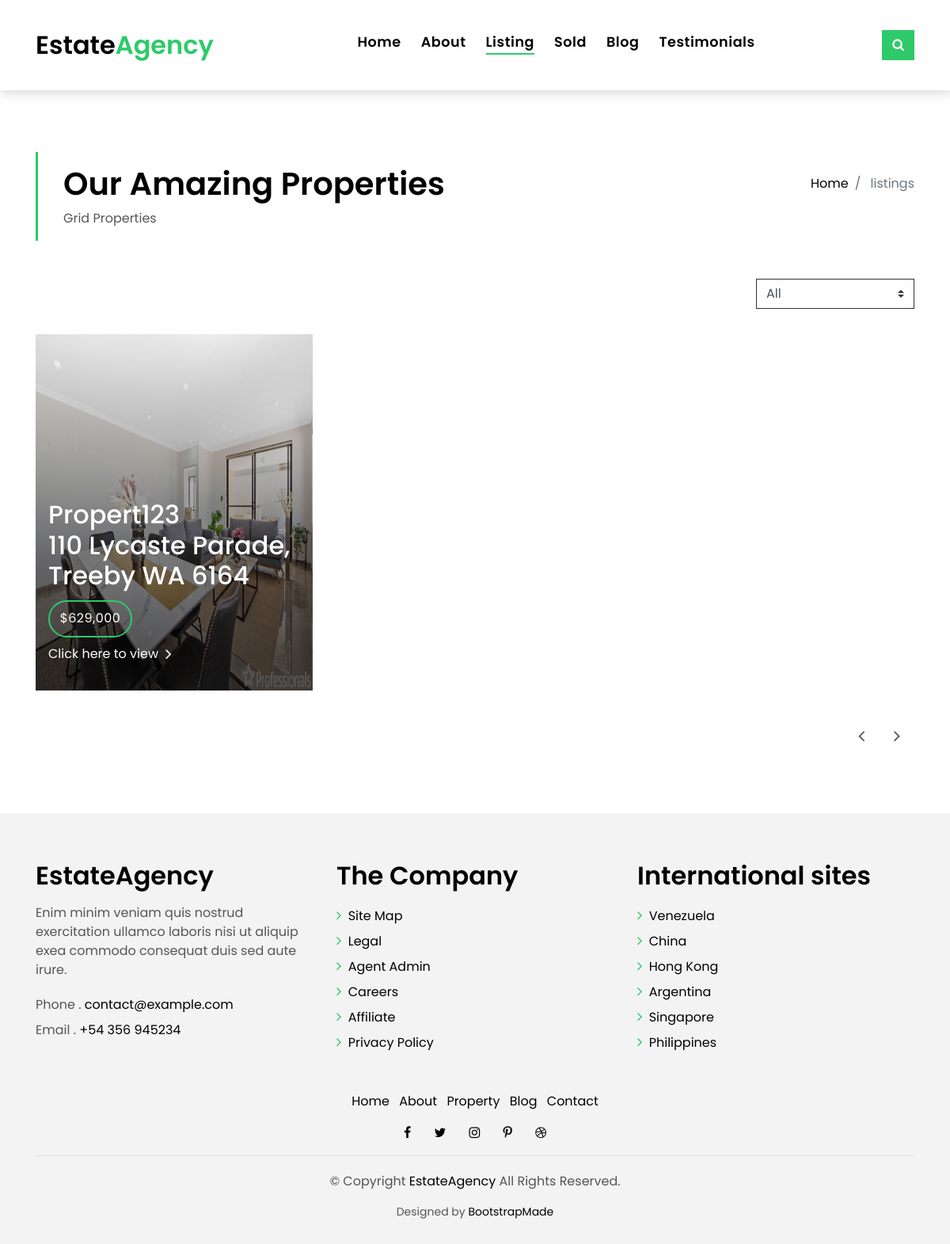
Page /listings on the earlier database version.
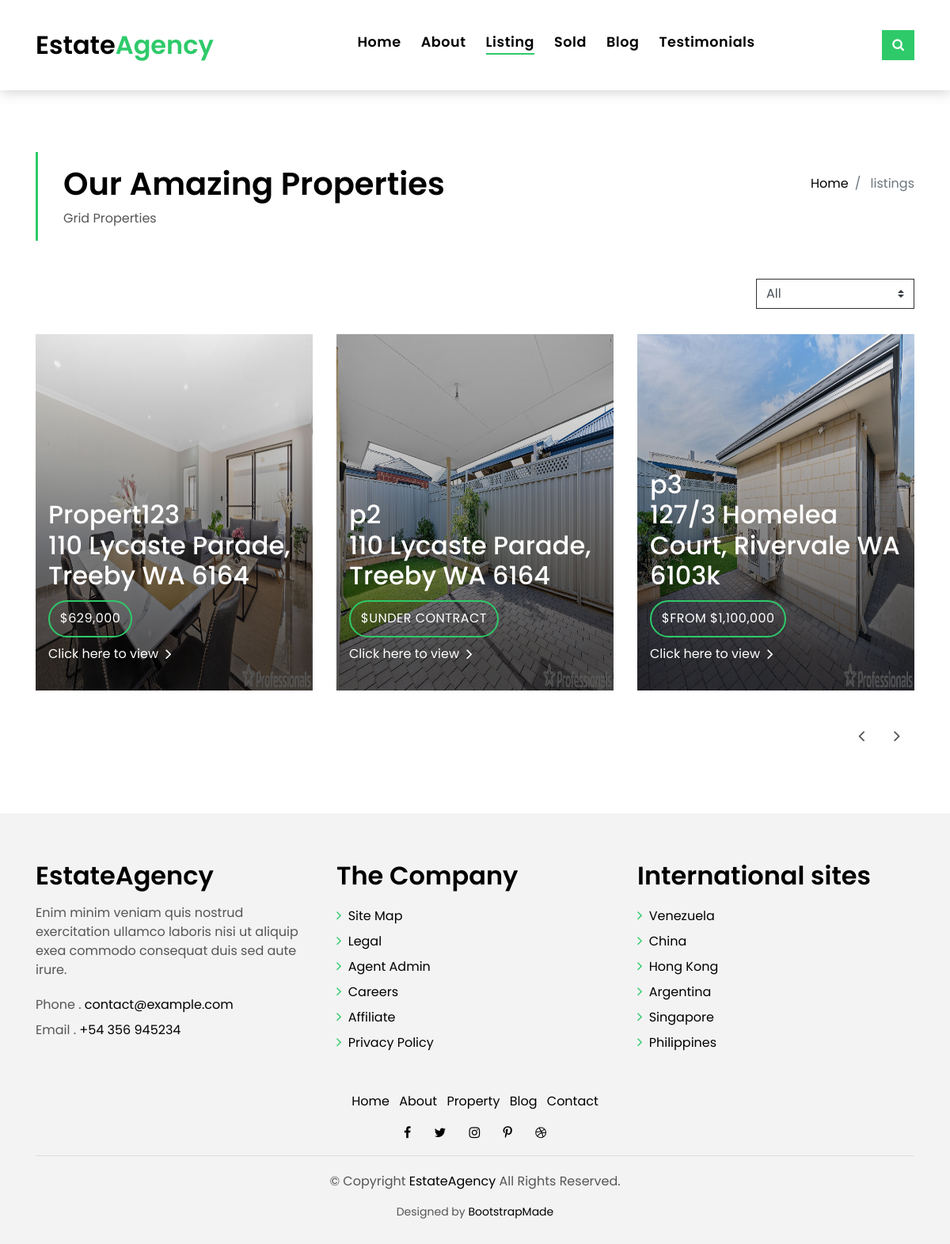
Same page on the later database version.
### pages/models.py (models this page shows, shortened)
class Listing(models.Model):
    title = models.CharField(max_length=255)
    address = models.CharField(max_length=200)
    description = models.TextField(blank=True)
    price = models.CharField(max_length=20)
    bedrooms = models.IntegerField(blank=True)
    bathrooms = models.IntegerField(default=2, blank=True)
    garage = models.IntegerField(default=2, blank=True)
    area = models.IntegerField(blank=True)
    lot_size = models.IntegerField(null=True, blank=True)
    photo_main = models.ImageField(upload_to='photos/%Y/%m/%d', validators=[validate_image_size])
    photo_1 = models.ImageField(upload_to='photos/%Y/%m/%d', blank=True, validators=[validate_image_size])
    photo_2 = models.ImageField(upload_to='photos/%Y/%m/%d', blank=True, validators=[validate_image_size])
    photo_3 = models.ImageField(upload_to='photos/%Y/%m/%d', blank=True, validators=[validate_image_size])
    photo_4 = models.ImageField(upload_to='photos/%Y/%m/%d', blank=True, validators=[validate_image_size])
    photo_5 = models.ImageField(upload_to='photos/%Y/%m/%d', blank=True, validators=[validate_image_size])
    photo_6 = models.ImageField(upload_to='photos/%Y/%m/%d', blank=True, validators=[validate_image_size])
    photo_7 = models.ImageField(upload_to='photos/%Y/%m/%d', blank=True, validators=[validate_image_size])
    photo_8 = models.ImageField(upload_to='photos/%Y/%m/%d', blank=True, validators=[validate_image_size])
    photo_9 = models.ImageField(upload_to='photos/%Y/%m/%d', blank=True, validators=[validate_image_size])
    photo_10 = models.ImageField(upload_to='photos/%Y/%m/%d', blank=True, validators=[validate_image_size])
    photo_11 = models.ImageField(upload_to='photos/%Y/%m/%d', blank=True, validators=[validate_image_size])
    photo_12 = models.ImageField(upload_to='photos/%Y/%m/%d', blank=True, validators=[validate_image_size])
    photo_13 = models.ImageField(upload_to='photos/%Y/%m/%d', blank=True, validators=[validate_image_size])
    photo_14 = models.ImageField(upload_to='photos/%Y/%m/%d', blank=True, validators=[validate_image_size])
    photo_15 = models.ImageField(upload_to='photos/%Y/%m/%d', blank=True, validators=[validate_image_size])
    photo_16 = models.ImageField(upload_to='photos/%Y/%m/%d', blank=True, validators=[validate_image_size])
    photo_17 = models.ImageField(upload_to='photos/%Y/%m/%d', blank=True, validators=[validate_image_size])
    photo_18 = models.ImageField(upload_to='photos/%Y/%m/%d', blank=True, validators=[validate_image_size])
    floor_plan = models.FileField(upload_to='floor_plans/%Y/%m/%d', blank=True, null=True)
    video = models.URLField(blank=True)
    home_open = models.CharField(max_length=200, blank=True)
    is_published = models.BooleanField(default=True)
    list_date = models.DateTimeField(default=datetime.now, blank=True)
    qr_code = models.ImageField(upload_to='qr_codes/', blank=True, null=True)
    sold = models.BooleanField(default=False)
    sold_date = models.DateTimeField(blank=True, null=True)
    class Meta:
        verbose_name_plural = "Listings"

### pages/views.py (the view)
# urls.py: path('listings', views.listings, name='listings'),
def listings(request):
    all_listings = Listing.objects.all()
    return render(request, 'listings.html', {'listings': all_listings})

### pages/templates/listings.html (shortened to what this page needs)
{% load static %}
<!DOCTYPE html>
<html lang="en">
<head>
  <link href="{% static 'lib/bootstrap/css/bootstrap.min.css' %}" rel="stylesheet">
  <link href="{% static 'lib/font-awesome/css/font-awesome.min.css' %}" rel="stylesheet">
  <link href="{% static 'lib/animate/animate.min.css' %}" rel="stylesheet">
  <link href="{% static 'lib/ionicons/css/ionicons.min.css' %}" rel="stylesheet">
  <link href="{% static 'lib/owlcarousel/assets/owl.carousel.min.css' %}" rel="stylesheet">
  <link href="{% static 'css/style.css' %}" rel="stylesheet">
</head>
<body>
  <nav class="navbar navbar-default navbar-trans navbar-expand-lg fixed-top">
    <div class="container">
      <a class="navbar-brand text-brand" href="{% url 'home' %}">Estate<span class="color-b">Agency</span></a>
      <div class="navbar-collapse collapse justify-content-center" id="navbarDefault">
        <ul class="navbar-nav">
          <li class="nav-item">
            <a class="nav-link" href="{% url 'home' %}">Home</a>
          </li>
          <li class="nav-item">
            <a class="nav-link" href="{% url 'about' %}">About</a>
          </li>
          <li class="nav-item">
            <a class="nav-link active" href="{% url 'listings' %}">Listing</a>
          </li>
          <li class="nav-item">
            <a class="nav-link" href="{% url 'sold' %}">Sold</a>
          </li>
          <li class="nav-item">
            <a class="nav-link" href="{% url 'blogs' %}">Blog</a>
          </li>
          <li class="nav-item">
            <a class="nav-link" href="{% url 'contact' %}">Testimonials</a>
          </li>
        </ul>
      </div>
      <button type="button" class="btn btn-b-n navbar-toggle-box-collapse d-none d-md-block" data-toggle="collapse"
        data-target="#navbarTogglerDemo01" aria-expanded="false">
        <span class="fa fa-search" aria-hidden="true"></span>
      </button>
    </div>
  </nav>
  <section class="intro-single">
    <div class="container">
      <div class="row">
        <div class="col-md-12 col-lg-8">
          <div class="title-single-box">
            <h1 class="title-single">Our Amazing Properties</h1>
            <span class="color-text-a">Grid Properties</span>
          </div>
        </div>
        <div class="col-md-12 col-lg-4">
          <nav aria-label="breadcrumb" class="breadcrumb-box d-flex justify-content-lg-end">
            <ol class="breadcrumb">
              <li class="breadcrumb-item">
                <a href="{% url 'home' %}">Home</a>
              </li>
              <li class="breadcrumb-item active" aria-current="page">
                listings
              </li>
            </ol>
          </nav>
        </div>
      </div>
    </div>
  </section>
  <section class="property-grid grid">
    <div class="container">
        <div class="row">
            <div class="col-sm-12">
                <div class="grid-option">
                    <form>
                        <select class="custom-select">
                            <option selected>All</option>
                        </select>
                    </form>
                </div>
            </div>
            {% for listing in listings %}
            <div class="col-md-4">
                <div class="card-box-a card-shadow">
                    <div class="img-box-a">
                        <img src="{{ listing.photo_main.url }}" alt="" class="img-a img-fluid" style="height: 450px;">
                    </div>
                    <div class="card-overlay">
                        <div class="card-overlay-a-content">
                            <div class="card-header-a">
                                <h2 class="card-title-a">
                                    <a href="#">{{ listing.title }}
                                        <br /> {{ listing.address }}</a>
                                </h2>
                            </div>
                            <div class="card-body-a">
                                <div class="price-box d-flex">
                                    <span class="price-a">${{ listing.price }}</span>
                                </div>
                                <a href="{% url 'listing_detail' listing.id %}" class="link-a">Click here to view
                                    <span class="ion-ios-arrow-forward"></span>
                                </a>
                            </div>
                        </div>
                    </div>
                </div>
            </div>
            {% endfor %}
        </div>
        <div class="row">
            <div class="col-sm-12">
                <nav class="pagination-a">
                    <ul class="pagination justify-content-end">
                        {% if listings.has_previous %}
                        <li class="page-item">
                            <a class="page-link" href="?page={{ listings.previous_page_number }}" tabindex="-1">
                                <span class="ion-ios-arrow-back"></span>
                            </a>
                        </li>
                        {% else %}
                        <li class="page-item disabled">
                            <a class="page-link" href="#" tabindex="-1">
                                <span class="ion-ios-arrow-back"></span>
                            </a>
                        </li>
                        {% endif %}
                        {% if listings.has_next %}
                        <li class="page-item next">
                            <a class="page-link" href="?page={{ listings.next_page_number }}">
                                <span class="ion-ios-arrow-forward"></span>
                            </a>
                        </li>
                        {% else %}
                        <li class="page-item disabled">
                            <a class="page-link" href="#">
                                <span class="ion-ios-arrow-forward"></span>
                            </a>
                        </li>
                        {% endif %}
                    </ul>
                </nav>
            </div>
        </div>
    </div>
</section>
  <section class="section-footer">
    <div class="container">
      <div class="row">
        <div class="col-sm-12 col-md-4">
          <div class="widget-a">
            <div class="w-header-a">
              <h3 class="w-title-a text-brand">EstateAgency</h3>
            </div>
            <div class="w-body-a">
              <p class="w-text-a color-text-a">
                Enim minim veniam quis nostrud exercitation ullamco laboris nisi ut aliquip exea commodo consequat duis
                sed aute irure.
              </p>
            </div>
            <div class="w-footer-a">
              <ul class="list-unstyled">
                <li class="color-a">
                  <span class="color-text-a">Phone .</span> contact@example.com</li>
                <li class="color-a">
                  <span class="color-text-a">Email .</span> +54 356 945234</li>
              </ul>
            </div>
          </div>
        </div>
        <div class="col-sm-12 col-md-4 section-md-t3">
          <div class="widget-a">
            <div class="w-header-a">
              <h3 class="w-title-a text-brand">The Company</h3>
            </div>
            <div class="w-body-a">
              <div class="w-body-a">
                <ul class="list-unstyled">
                  <li class="item-list-a">
                    <i class="fa fa-angle-right"></i> <a href="#">Site Map</a>
                  </li>
                  <li class="item-list-a">
                    <i class="fa fa-angle-right"></i> <a href="#">Legal</a>
                  </li>
                  <li class="item-list-a">
                    <i class="fa fa-angle-right"></i> <a href="#">Agent Admin</a>
                  </li>
                  <li class="item-list-a">
                    <i class="fa fa-angle-right"></i> <a href="#">Careers</a>
                  </li>
                  <li class="item-list-a">
                    <i class="fa fa-angle-right"></i> <a href="#">Affiliate</a>
                  </li>
                  <li class="item-list-a">
                    <i class="fa fa-angle-right"></i> <a href="#">Privacy Policy</a>
                  </li>
                </ul>
              </div>
            </div>
          </div>
        </div>
        <div class="col-sm-12 col-md-4 section-md-t3">
          <div class="widget-a">
            <div class="w-header-a">
              <h3 class="w-title-a text-brand">International sites</h3>
            </div>
            <div class="w-body-a">
              <ul class="list-unstyled">
                <li class="item-list-a">
                  <i class="fa fa-angle-right"></i> <a href="#">Venezuela</a>
                </li>
                <li class="item-list-a">
                  <i class="fa fa-angle-right"></i> <a href="#">China</a>
                </li>
                <li class="item-list-a">
                  <i class="fa fa-angle-right"></i> <a href="#">Hong Kong</a>
                </li>
                <li class="item-list-a">
                  <i class="fa fa-angle-right"></i> <a href="#">Argentina</a>
                </li>
                <li class="item-list-a">
                  <i class="fa fa-angle-right"></i> <a href="#">Singapore</a>
                </li>
                <li class="item-list-a">
                  <i class="fa fa-angle-right"></i> <a href="#">Philippines</a>
                </li>
              </ul>
            </div>
          </div>
        </div>
      </div>
    </div>
  </section>
  <footer>
    <div class="container">
      <div class="row">
        <div class="col-md-12">
          <nav class="nav-footer">
            <ul class="list-inline">
              <li class="list-inline-item">
                <a href="#">Home</a>
              </li>
              <li class="list-inline-item">
                <a href="#">About</a>
              </li>
              <li class="list-inline-item">
                <a href="#">Property</a>
              </li>
              <li class="list-inline-item">
                <a href="#">Blog</a>
              </li>
              <li class="list-inline-item">
                <a href="#">Contact</a>
              </li>
            </ul>
          </nav>
          <div class="socials-a">
            <ul class="list-inline">
              <li class="list-inline-item">
                <a href="#">
                  <i class="fa fa-facebook" aria-hidden="true"></i>
                </a>
              </li>
              <li class="list-inline-item">
                <a href="#">
                  <i class="fa fa-twitter" aria-hidden="true"></i>
                </a>
              </li>
              <li class="list-inline-item">
                <a href="#">
                  <i class="fa fa-instagram" aria-hidden="true"></i>
                </a>
              </li>
              <li class="list-inline-item">
                <a href="#">
                  <i class="fa fa-pinterest-p" aria-hidden="true"></i>
                </a>
              </li>
              <li class="list-inline-item">
                <a href="#">
                  <i class="fa fa-dribbble" aria-hidden="true"></i>
                </a>
              </li>
            </ul>
          </div>
          <div class="copyright-footer">
            <p class="copyright color-text-a">
              &copy; Copyright
              <span class="color-a">EstateAgency</span> All Rights Reserved.
            </p>
          </div>
          <div class="credits">
            Designed by <a href="https://bootstrapmade.com/">BootstrapMade</a>
          </div>
        </div>
      </div>
    </div>
  </footer>
</body>
</html>

Differences in the rows shown:
added Listing: photo_main (picture), title "p2", address "110 Lycaste Parade, Treeby WA 6164", price "UNDER CONTRACT"
added Listing: photo_main (picture), title "p3", address "127/3 Homelea Court, Rivervale WA 6103k", price "FROM $1,100,000"
